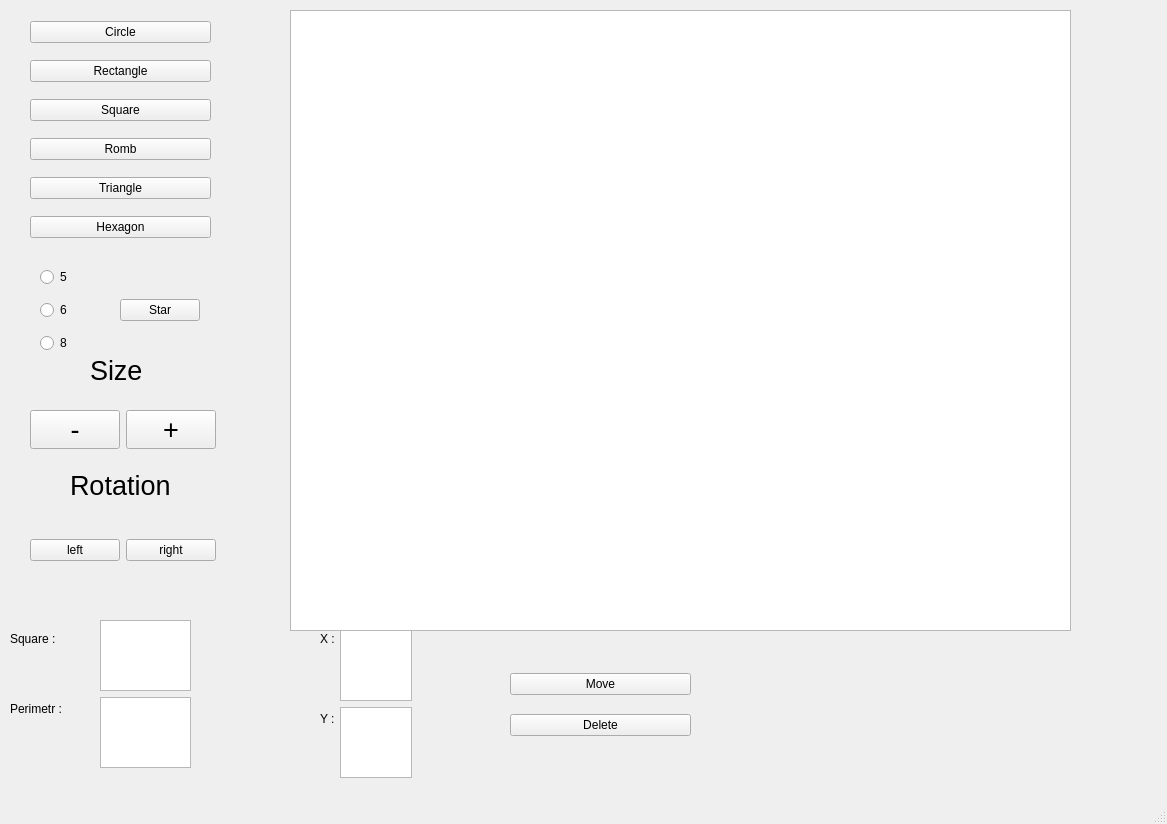
<?xml version="1.0" encoding="UTF-8"?>
<ui version="4.0">
 <class>MainWindow</class>
 <widget class="QMainWindow" name="MainWindow">
  <property name="geometry">
   <rect>
    <x>0</x>
    <y>0</y>
    <width>1167</width>
    <height>824</height>
   </rect>
  </property>
  <property name="windowTitle">
   <string>MainWindow</string>
  </property>
  <widget class="QWidget" name="centralwidget">
   <widget class="QGraphicsView" name="graphicsView">
    <property name="geometry">
     <rect>
      <x>290</x>
      <y>10</y>
      <width>781</width>
      <height>621</height>
     </rect>
    </property>
   </widget>
   <widget class="QWidget" name="layoutWidget">
    <property name="geometry">
     <rect>
      <x>30</x>
      <y>10</y>
      <width>181</width>
      <height>241</height>
     </rect>
    </property>
    <layout class="QVBoxLayout" name="verticalLayout">
     <item>
      <widget class="QPushButton" name="circleButton">
       <property name="text">
        <string>Circle</string>
       </property>
      </widget>
     </item>
     <item>
      <widget class="QPushButton" name="rectangleButton">
       <property name="text">
        <string>Rectangle</string>
       </property>
      </widget>
     </item>
     <item>
      <widget class="QPushButton" name="squareButton">
       <property name="text">
        <string>Square</string>
       </property>
      </widget>
     </item>
     <item>
      <widget class="QPushButton" name="rombButton">
       <property name="text">
        <string>Romb</string>
       </property>
      </widget>
     </item>
     <item>
      <widget class="QPushButton" name="triangleButton">
       <property name="text">
        <string>Triangle</string>
       </property>
      </widget>
     </item>
     <item>
      <widget class="QPushButton" name="polygonButton">
       <property name="text">
        <string>Hexagon</string>
       </property>
      </widget>
     </item>
    </layout>
   </widget>
   <widget class="QWidget" name="layoutWidget">
    <property name="geometry">
     <rect>
      <x>510</x>
      <y>660</y>
      <width>181</width>
      <height>89</height>
     </rect>
    </property>
    <layout class="QVBoxLayout" name="verticalLayout_2">
     <item>
      <widget class="QPushButton" name="moveButton">
       <property name="text">
        <string>Move</string>
       </property>
      </widget>
     </item>
     <item>
      <widget class="QPushButton" name="deleteButton">
       <property name="text">
        <string>Delete</string>
       </property>
      </widget>
     </item>
    </layout>
   </widget>
   <widget class="QWidget" name="layoutWidget">
    <property name="geometry">
     <rect>
      <x>340</x>
      <y>630</y>
      <width>72</width>
      <height>148</height>
     </rect>
    </property>
    <layout class="QVBoxLayout" name="verticalLayout_3">
     <item>
      <widget class="QTextBrowser" name="textBrowserX"/>
     </item>
     <item>
      <widget class="QTextBrowser" name="textBrowserY"/>
     </item>
    </layout>
   </widget>
   <widget class="QWidget" name="layoutWidget">
    <property name="geometry">
     <rect>
      <x>100</x>
      <y>620</y>
      <width>91</width>
      <height>148</height>
     </rect>
    </property>
    <layout class="QVBoxLayout" name="verticalLayout_4">
     <item>
      <widget class="QTextBrowser" name="squareBrowser"/>
     </item>
     <item>
      <widget class="QTextBrowser" name="perimetrBrowser"/>
     </item>
    </layout>
   </widget>
   <widget class="QLabel" name="label">
    <property name="geometry">
     <rect>
      <x>320</x>
      <y>630</y>
      <width>16</width>
      <height>17</height>
     </rect>
    </property>
    <property name="text">
     <string>X :</string>
    </property>
   </widget>
   <widget class="QLabel" name="label_2">
    <property name="geometry">
     <rect>
      <x>320</x>
      <y>710</y>
      <width>16</width>
      <height>17</height>
     </rect>
    </property>
    <property name="text">
     <string>Y :</string>
    </property>
   </widget>
   <widget class="QLabel" name="label_3">
    <property name="geometry">
     <rect>
      <x>10</x>
      <y>630</y>
      <width>66</width>
      <height>17</height>
     </rect>
    </property>
    <property name="text">
     <string>Square :</string>
    </property>
   </widget>
   <widget class="QLabel" name="label_4">
    <property name="geometry">
     <rect>
      <x>10</x>
      <y>700</y>
      <width>66</width>
      <height>17</height>
     </rect>
    </property>
    <property name="text">
     <string>Perimetr :</string>
    </property>
   </widget>
   <widget class="QLabel" name="label_5">
    <property name="geometry">
     <rect>
      <x>90</x>
      <y>360</y>
      <width>81</width>
      <height>21</height>
     </rect>
    </property>
    <property name="font">
     <font>
      <pointsize>20</pointsize>
     </font>
    </property>
    <property name="text">
     <string>Size</string>
    </property>
   </widget>
   <widget class="QWidget" name="horizontalLayoutWidget">
    <property name="geometry">
     <rect>
      <x>30</x>
      <y>510</y>
      <width>186</width>
      <height>80</height>
     </rect>
    </property>
    <layout class="QHBoxLayout" name="horizontalLayout">
     <item>
      <widget class="QPushButton" name="leftRotationButton">
       <property name="text">
        <string>left</string>
       </property>
      </widget>
     </item>
     <item>
      <widget class="QPushButton" name="rightRotationButton">
       <property name="text">
        <string>right</string>
       </property>
      </widget>
     </item>
    </layout>
   </widget>
   <widget class="QLabel" name="label_6">
    <property name="geometry">
     <rect>
      <x>70</x>
      <y>470</y>
      <width>111</width>
      <height>31</height>
     </rect>
    </property>
    <property name="font">
     <font>
      <pointsize>20</pointsize>
     </font>
    </property>
    <property name="text">
     <string>Rotation</string>
    </property>
   </widget>
   <widget class="QWidget" name="horizontalLayoutWidget_2">
    <property name="geometry">
     <rect>
      <x>30</x>
      <y>390</y>
      <width>186</width>
      <height>80</height>
     </rect>
    </property>
    <layout class="QHBoxLayout" name="horizontalLayout_2">
     <item>
      <widget class="QPushButton" name="minusSizeButton">
       <property name="font">
        <font>
         <pointsize>20</pointsize>
        </font>
       </property>
       <property name="text">
        <string>-</string>
       </property>
      </widget>
     </item>
     <item>
      <widget class="QPushButton" name="plusSizeButton">
       <property name="font">
        <font>
         <pointsize>20</pointsize>
        </font>
       </property>
       <property name="text">
        <string>+</string>
       </property>
      </widget>
     </item>
    </layout>
   </widget>
   <widget class="QWidget" name="horizontalLayoutWidget_3">
    <property name="geometry">
     <rect>
      <x>40</x>
      <y>260</y>
      <width>160</width>
      <height>101</height>
     </rect>
    </property>
    <layout class="QHBoxLayout" name="horizontalLayout_3">
     <item>
      <layout class="QVBoxLayout" name="verticalLayout_5">
       <item>
        <widget class="QRadioButton" name="fiveStarButton">
         <property name="text">
          <string>5</string>
         </property>
        </widget>
       </item>
       <item>
        <widget class="QRadioButton" name="sixStarButton">
         <property name="text">
          <string>6</string>
         </property>
        </widget>
       </item>
       <item>
        <widget class="QRadioButton" name="eightStarButton">
         <property name="text">
          <string>8</string>
         </property>
        </widget>
       </item>
      </layout>
     </item>
     <item>
      <widget class="QPushButton" name="starButton">
       <property name="text">
        <string>Star</string>
       </property>
      </widget>
     </item>
    </layout>
   </widget>
  </widget>
  <widget class="QMenuBar" name="menubar">
   <property name="geometry">
    <rect>
     <x>0</x>
     <y>0</y>
     <width>1167</width>
     <height>22</height>
    </rect>
   </property>
  </widget>
  <widget class="QStatusBar" name="statusbar"/>
 </widget>
 <resources/>
 <connections/>
</ui>
